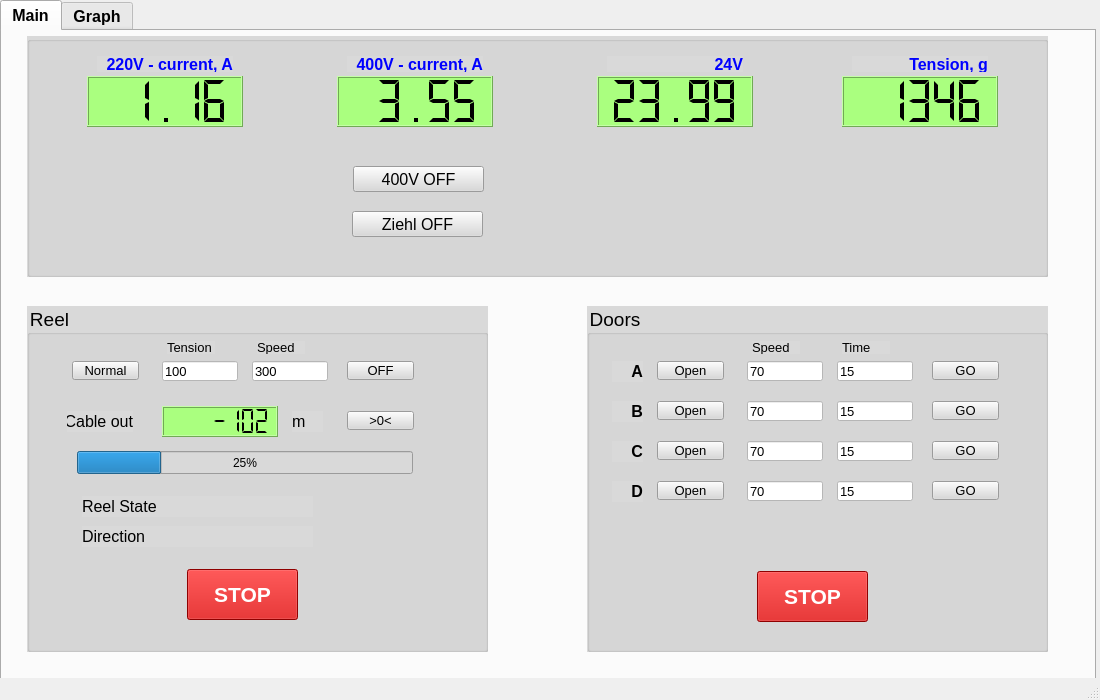
<?xml version="1.0" encoding="UTF-8"?>
<ui version="4.0">
 <class>MainWindow</class>
 <widget class="QMainWindow" name="MainWindow">
  <property name="geometry">
   <rect>
    <x>0</x>
    <y>0</y>
    <width>1100</width>
    <height>700</height>
   </rect>
  </property>
  <property name="font">
   <font>
    <family>MS Shell Dlg 2</family>
   </font>
  </property>
  <property name="windowTitle">
   <string>QuadPole</string>
  </property>
  <property name="locale">
   <locale language="English" country="UnitedStates"/>
  </property>
  <widget class="QWidget" name="centralwidget">
   <widget class="QTabWidget" name="tabWidget">
    <property name="geometry">
     <rect>
      <x>0</x>
      <y>0</y>
      <width>1096</width>
      <height>681</height>
     </rect>
    </property>
    <property name="font">
     <font>
      <family>MS Shell Dlg 2</family>
      <pointsize>12</pointsize>
      <weight>75</weight>
      <bold>true</bold>
     </font>
    </property>
    <property name="locale">
     <locale language="English" country="UnitedStates"/>
    </property>
    <property name="currentIndex">
     <number>0</number>
    </property>
    <widget class="QWidget" name="tab_main">
     <attribute name="title">
      <string>Main</string>
     </attribute>
     <widget class="QGroupBox" name="groupBox">
      <property name="geometry">
       <rect>
        <x>25</x>
        <y>5</y>
        <width>1021</width>
        <height>241</height>
       </rect>
      </property>
      <property name="styleSheet">
       <string notr="true">background-color: rgb(217, 217, 217);</string>
      </property>
      <property name="title">
       <string/>
      </property>
      <widget class="QLCDNumber" name="lcd_220V_i">
       <property name="geometry">
        <rect>
         <x>60</x>
         <y>40</y>
         <width>156</width>
         <height>51</height>
        </rect>
       </property>
       <property name="styleSheet">
        <string notr="true">background-color: rgb(170, 255, 127);</string>
       </property>
       <property name="segmentStyle">
        <enum>QLCDNumber::Flat</enum>
       </property>
       <property name="value" stdset="0">
        <double>1.160000000000000</double>
       </property>
      </widget>
      <widget class="QLCDNumber" name="lcd_400V_i">
       <property name="geometry">
        <rect>
         <x>310</x>
         <y>40</y>
         <width>156</width>
         <height>51</height>
        </rect>
       </property>
       <property name="styleSheet">
        <string notr="true">background-color: rgb(170, 255, 127);</string>
       </property>
       <property name="segmentStyle">
        <enum>QLCDNumber::Flat</enum>
       </property>
       <property name="value" stdset="0">
        <double>3.550000000000000</double>
       </property>
      </widget>
      <widget class="QLCDNumber" name="lcd_24V">
       <property name="geometry">
        <rect>
         <x>570</x>
         <y>40</y>
         <width>156</width>
         <height>51</height>
        </rect>
       </property>
       <property name="styleSheet">
        <string notr="true">background-color: rgb(170, 255, 127);</string>
       </property>
       <property name="segmentStyle">
        <enum>QLCDNumber::Flat</enum>
       </property>
       <property name="value" stdset="0">
        <double>23.989999999999998</double>
       </property>
      </widget>
      <widget class="QLCDNumber" name="lcd_tension">
       <property name="geometry">
        <rect>
         <x>815</x>
         <y>40</y>
         <width>156</width>
         <height>51</height>
        </rect>
       </property>
       <property name="styleSheet">
        <string notr="true">background-color: rgb(170, 255, 127);</string>
       </property>
       <property name="segmentStyle">
        <enum>QLCDNumber::Flat</enum>
       </property>
       <property name="value" stdset="0">
        <double>1346.000000000000000</double>
       </property>
       <property name="intValue" stdset="0">
        <number>1346</number>
       </property>
      </widget>
      <widget class="QPushButton" name="button_400V_onoff">
       <property name="geometry">
        <rect>
         <x>326</x>
         <y>130</y>
         <width>131</width>
         <height>26</height>
        </rect>
       </property>
       <property name="font">
        <font>
         <pointsize>12</pointsize>
        </font>
       </property>
       <property name="text">
        <string>400V OFF</string>
       </property>
      </widget>
      <widget class="QPushButton" name="button_Ziehl_onoff">
       <property name="geometry">
        <rect>
         <x>325</x>
         <y>175</y>
         <width>131</width>
         <height>26</height>
        </rect>
       </property>
       <property name="font">
        <font>
         <pointsize>12</pointsize>
        </font>
       </property>
       <property name="text">
        <string>Ziehl OFF</string>
       </property>
      </widget>
      <widget class="QLabel" name="label">
       <property name="geometry">
        <rect>
         <x>70</x>
         <y>20</y>
         <width>136</width>
         <height>16</height>
        </rect>
       </property>
       <property name="font">
        <font>
         <pointsize>12</pointsize>
         <weight>75</weight>
         <bold>true</bold>
        </font>
       </property>
       <property name="styleSheet">
        <string notr="true">color: rgb(0, 0, 255);</string>
       </property>
       <property name="text">
        <string>220V - current, A</string>
       </property>
       <property name="alignment">
        <set>Qt::AlignRight|Qt::AlignTrailing|Qt::AlignVCenter</set>
       </property>
      </widget>
      <widget class="QLabel" name="label_2">
       <property name="geometry">
        <rect>
         <x>320</x>
         <y>20</y>
         <width>136</width>
         <height>16</height>
        </rect>
       </property>
       <property name="font">
        <font>
         <pointsize>12</pointsize>
         <weight>75</weight>
         <bold>true</bold>
        </font>
       </property>
       <property name="styleSheet">
        <string notr="true">color: rgb(0, 0, 255);</string>
       </property>
       <property name="text">
        <string>400V - current, A</string>
       </property>
       <property name="alignment">
        <set>Qt::AlignRight|Qt::AlignTrailing|Qt::AlignVCenter</set>
       </property>
      </widget>
      <widget class="QLabel" name="label_3">
       <property name="geometry">
        <rect>
         <x>580</x>
         <y>20</y>
         <width>136</width>
         <height>16</height>
        </rect>
       </property>
       <property name="font">
        <font>
         <pointsize>12</pointsize>
         <weight>75</weight>
         <bold>true</bold>
        </font>
       </property>
       <property name="styleSheet">
        <string notr="true">color: rgb(0, 0, 255);</string>
       </property>
       <property name="text">
        <string>24V</string>
       </property>
       <property name="alignment">
        <set>Qt::AlignRight|Qt::AlignTrailing|Qt::AlignVCenter</set>
       </property>
      </widget>
      <widget class="QLabel" name="label_4">
       <property name="geometry">
        <rect>
         <x>825</x>
         <y>20</y>
         <width>136</width>
         <height>16</height>
        </rect>
       </property>
       <property name="font">
        <font>
         <pointsize>12</pointsize>
         <weight>75</weight>
         <bold>true</bold>
        </font>
       </property>
       <property name="styleSheet">
        <string notr="true">color: rgb(0, 0, 255);</string>
       </property>
       <property name="text">
        <string>Tension, g</string>
       </property>
       <property name="alignment">
        <set>Qt::AlignRight|Qt::AlignTrailing|Qt::AlignVCenter</set>
       </property>
      </widget>
     </widget>
     <widget class="QGroupBox" name="groupBox_2">
      <property name="geometry">
       <rect>
        <x>25</x>
        <y>275</y>
        <width>461</width>
        <height>346</height>
       </rect>
      </property>
      <property name="font">
       <font>
        <pointsize>14</pointsize>
       </font>
      </property>
      <property name="styleSheet">
       <string notr="true">background-color: rgb(217, 217, 217);</string>
      </property>
      <property name="title">
       <string>Reel</string>
      </property>
      <widget class="QPushButton" name="button_reel_en">
       <property name="geometry">
        <rect>
         <x>45</x>
         <y>55</y>
         <width>67</width>
         <height>19</height>
        </rect>
       </property>
       <property name="font">
        <font>
         <pointsize>10</pointsize>
        </font>
       </property>
       <property name="text">
        <string>Normal</string>
       </property>
      </widget>
      <widget class="QLineEdit" name="line_tension">
       <property name="geometry">
        <rect>
         <x>135</x>
         <y>55</y>
         <width>76</width>
         <height>20</height>
        </rect>
       </property>
       <property name="font">
        <font>
         <pointsize>10</pointsize>
        </font>
       </property>
       <property name="styleSheet">
        <string notr="true">background-color: rgb(255, 255, 255);</string>
       </property>
       <property name="text">
        <string>100</string>
       </property>
      </widget>
      <widget class="QLineEdit" name="line_speed_reel">
       <property name="geometry">
        <rect>
         <x>225</x>
         <y>55</y>
         <width>76</width>
         <height>20</height>
        </rect>
       </property>
       <property name="font">
        <font>
         <pointsize>10</pointsize>
        </font>
       </property>
       <property name="styleSheet">
        <string notr="true">background-color: rgb(255, 255, 255);</string>
       </property>
       <property name="text">
        <string>300</string>
       </property>
      </widget>
      <widget class="QPushButton" name="button_reelOff">
       <property name="geometry">
        <rect>
         <x>320</x>
         <y>55</y>
         <width>67</width>
         <height>19</height>
        </rect>
       </property>
       <property name="font">
        <font>
         <pointsize>10</pointsize>
        </font>
       </property>
       <property name="text">
        <string>OFF</string>
       </property>
      </widget>
      <widget class="QLCDNumber" name="lcd_cableOut">
       <property name="geometry">
        <rect>
         <x>135</x>
         <y>100</y>
         <width>116</width>
         <height>31</height>
        </rect>
       </property>
       <property name="styleSheet">
        <string notr="true">background-color: rgb(170, 255, 127);</string>
       </property>
       <property name="digitCount">
        <number>7</number>
       </property>
       <property name="segmentStyle">
        <enum>QLCDNumber::Flat</enum>
       </property>
       <property name="value" stdset="0">
        <double>-102.349999999999994</double>
       </property>
       <property name="intValue" stdset="0">
        <number>-102</number>
       </property>
      </widget>
      <widget class="QLabel" name="label_5">
       <property name="geometry">
        <rect>
         <x>40</x>
         <y>105</y>
         <width>66</width>
         <height>21</height>
        </rect>
       </property>
       <property name="font">
        <font>
         <pointsize>12</pointsize>
        </font>
       </property>
       <property name="text">
        <string>Cable out</string>
       </property>
       <property name="alignment">
        <set>Qt::AlignRight|Qt::AlignTrailing|Qt::AlignVCenter</set>
       </property>
      </widget>
      <widget class="QLabel" name="label_6">
       <property name="geometry">
        <rect>
         <x>265</x>
         <y>105</y>
         <width>31</width>
         <height>21</height>
        </rect>
       </property>
       <property name="font">
        <font>
         <pointsize>12</pointsize>
        </font>
       </property>
       <property name="text">
        <string>m</string>
       </property>
       <property name="alignment">
        <set>Qt::AlignLeading|Qt::AlignLeft|Qt::AlignVCenter</set>
       </property>
      </widget>
      <widget class="QPushButton" name="button_reel_calib">
       <property name="geometry">
        <rect>
         <x>320</x>
         <y>105</y>
         <width>67</width>
         <height>19</height>
        </rect>
       </property>
       <property name="font">
        <font>
         <pointsize>10</pointsize>
        </font>
       </property>
       <property name="text">
        <string>&gt;0&lt;</string>
       </property>
      </widget>
      <widget class="QProgressBar" name="progressBar">
       <property name="geometry">
        <rect>
         <x>50</x>
         <y>145</y>
         <width>336</width>
         <height>23</height>
        </rect>
       </property>
       <property name="value">
        <number>25</number>
       </property>
       <property name="alignment">
        <set>Qt::AlignCenter</set>
       </property>
       <property name="textVisible">
        <bool>true</bool>
       </property>
      </widget>
      <widget class="QLabel" name="label_reelState">
       <property name="geometry">
        <rect>
         <x>55</x>
         <y>190</y>
         <width>231</width>
         <height>21</height>
        </rect>
       </property>
       <property name="font">
        <font>
         <pointsize>12</pointsize>
        </font>
       </property>
       <property name="text">
        <string>Reel State</string>
       </property>
       <property name="alignment">
        <set>Qt::AlignLeading|Qt::AlignLeft|Qt::AlignVCenter</set>
       </property>
      </widget>
      <widget class="QLabel" name="label_cableDir">
       <property name="geometry">
        <rect>
         <x>55</x>
         <y>220</y>
         <width>231</width>
         <height>21</height>
        </rect>
       </property>
       <property name="font">
        <font>
         <pointsize>12</pointsize>
        </font>
       </property>
       <property name="text">
        <string>Direction</string>
       </property>
       <property name="alignment">
        <set>Qt::AlignLeading|Qt::AlignLeft|Qt::AlignVCenter</set>
       </property>
      </widget>
      <widget class="QPushButton" name="button_reelPanic">
       <property name="geometry">
        <rect>
         <x>160</x>
         <y>263</y>
         <width>111</width>
         <height>51</height>
        </rect>
       </property>
       <property name="font">
        <font>
         <pointsize>16</pointsize>
         <weight>75</weight>
         <bold>true</bold>
        </font>
       </property>
       <property name="styleSheet">
        <string notr="true">color: rgb(255, 255, 255);
background-color: rgb(200, 0, 0);</string>
       </property>
       <property name="text">
        <string>STOP</string>
       </property>
      </widget>
      <widget class="QLabel" name="label_7">
       <property name="geometry">
        <rect>
         <x>140</x>
         <y>35</y>
         <width>48</width>
         <height>13</height>
        </rect>
       </property>
       <property name="font">
        <font>
         <pointsize>10</pointsize>
        </font>
       </property>
       <property name="text">
        <string>Tension</string>
       </property>
      </widget>
      <widget class="QLabel" name="label_8">
       <property name="geometry">
        <rect>
         <x>230</x>
         <y>35</y>
         <width>48</width>
         <height>13</height>
        </rect>
       </property>
       <property name="font">
        <font>
         <pointsize>10</pointsize>
        </font>
       </property>
       <property name="text">
        <string>Speed</string>
       </property>
      </widget>
     </widget>
     <widget class="QGroupBox" name="groupBox_3">
      <property name="geometry">
       <rect>
        <x>585</x>
        <y>275</y>
        <width>461</width>
        <height>346</height>
       </rect>
      </property>
      <property name="font">
       <font>
        <pointsize>14</pointsize>
       </font>
      </property>
      <property name="styleSheet">
       <string notr="true">background-color: rgb(217, 217, 217);</string>
      </property>
      <property name="title">
       <string>Doors</string>
      </property>
      <widget class="QPushButton" name="button_a">
       <property name="geometry">
        <rect>
         <x>70</x>
         <y>55</y>
         <width>67</width>
         <height>19</height>
        </rect>
       </property>
       <property name="font">
        <font>
         <pointsize>10</pointsize>
        </font>
       </property>
       <property name="text">
        <string>Open</string>
       </property>
      </widget>
      <widget class="QLineEdit" name="line_timeA">
       <property name="geometry">
        <rect>
         <x>250</x>
         <y>55</y>
         <width>76</width>
         <height>20</height>
        </rect>
       </property>
       <property name="font">
        <font>
         <pointsize>10</pointsize>
        </font>
       </property>
       <property name="styleSheet">
        <string notr="true">background-color: rgb(255, 255, 255);</string>
       </property>
       <property name="text">
        <string>15</string>
       </property>
      </widget>
      <widget class="QPushButton" name="button_a_go">
       <property name="geometry">
        <rect>
         <x>345</x>
         <y>55</y>
         <width>67</width>
         <height>19</height>
        </rect>
       </property>
       <property name="font">
        <font>
         <pointsize>10</pointsize>
        </font>
       </property>
       <property name="text">
        <string>GO</string>
       </property>
      </widget>
      <widget class="QLabel" name="label_9">
       <property name="geometry">
        <rect>
         <x>165</x>
         <y>35</y>
         <width>48</width>
         <height>13</height>
        </rect>
       </property>
       <property name="font">
        <font>
         <pointsize>10</pointsize>
        </font>
       </property>
       <property name="text">
        <string>Speed</string>
       </property>
      </widget>
      <widget class="QLineEdit" name="line_speed_a">
       <property name="geometry">
        <rect>
         <x>160</x>
         <y>55</y>
         <width>76</width>
         <height>20</height>
        </rect>
       </property>
       <property name="font">
        <font>
         <pointsize>10</pointsize>
        </font>
       </property>
       <property name="styleSheet">
        <string notr="true">background-color: rgb(255, 255, 255);</string>
       </property>
       <property name="text">
        <string>70</string>
       </property>
      </widget>
      <widget class="QLabel" name="label_10">
       <property name="geometry">
        <rect>
         <x>255</x>
         <y>35</y>
         <width>48</width>
         <height>13</height>
        </rect>
       </property>
       <property name="font">
        <font>
         <pointsize>10</pointsize>
        </font>
       </property>
       <property name="text">
        <string>Time</string>
       </property>
      </widget>
      <widget class="QLineEdit" name="line_timeC_2">
       <property name="geometry">
        <rect>
         <x>250</x>
         <y>95</y>
         <width>76</width>
         <height>20</height>
        </rect>
       </property>
       <property name="font">
        <font>
         <pointsize>10</pointsize>
        </font>
       </property>
       <property name="styleSheet">
        <string notr="true">background-color: rgb(255, 255, 255);</string>
       </property>
       <property name="text">
        <string>15</string>
       </property>
      </widget>
      <widget class="QPushButton" name="button_b">
       <property name="geometry">
        <rect>
         <x>70</x>
         <y>95</y>
         <width>67</width>
         <height>19</height>
        </rect>
       </property>
       <property name="font">
        <font>
         <pointsize>10</pointsize>
        </font>
       </property>
       <property name="text">
        <string>Open</string>
       </property>
      </widget>
      <widget class="QPushButton" name="button_b_go">
       <property name="geometry">
        <rect>
         <x>345</x>
         <y>95</y>
         <width>67</width>
         <height>19</height>
        </rect>
       </property>
       <property name="font">
        <font>
         <pointsize>10</pointsize>
        </font>
       </property>
       <property name="text">
        <string>GO</string>
       </property>
      </widget>
      <widget class="QLineEdit" name="line_speed_b">
       <property name="geometry">
        <rect>
         <x>160</x>
         <y>95</y>
         <width>76</width>
         <height>20</height>
        </rect>
       </property>
       <property name="font">
        <font>
         <pointsize>10</pointsize>
        </font>
       </property>
       <property name="styleSheet">
        <string notr="true">background-color: rgb(255, 255, 255);</string>
       </property>
       <property name="text">
        <string>70</string>
       </property>
      </widget>
      <widget class="QLineEdit" name="line_timeC">
       <property name="geometry">
        <rect>
         <x>250</x>
         <y>135</y>
         <width>76</width>
         <height>20</height>
        </rect>
       </property>
       <property name="font">
        <font>
         <pointsize>10</pointsize>
        </font>
       </property>
       <property name="styleSheet">
        <string notr="true">background-color: rgb(255, 255, 255);</string>
       </property>
       <property name="text">
        <string>15</string>
       </property>
      </widget>
      <widget class="QPushButton" name="button_c">
       <property name="geometry">
        <rect>
         <x>70</x>
         <y>135</y>
         <width>67</width>
         <height>19</height>
        </rect>
       </property>
       <property name="font">
        <font>
         <pointsize>10</pointsize>
        </font>
       </property>
       <property name="text">
        <string>Open</string>
       </property>
      </widget>
      <widget class="QPushButton" name="button_c_go">
       <property name="geometry">
        <rect>
         <x>345</x>
         <y>135</y>
         <width>67</width>
         <height>19</height>
        </rect>
       </property>
       <property name="font">
        <font>
         <pointsize>10</pointsize>
        </font>
       </property>
       <property name="text">
        <string>GO</string>
       </property>
      </widget>
      <widget class="QLineEdit" name="line_speed_c">
       <property name="geometry">
        <rect>
         <x>160</x>
         <y>135</y>
         <width>76</width>
         <height>20</height>
        </rect>
       </property>
       <property name="font">
        <font>
         <pointsize>10</pointsize>
        </font>
       </property>
       <property name="styleSheet">
        <string notr="true">background-color: rgb(255, 255, 255);</string>
       </property>
       <property name="text">
        <string>70</string>
       </property>
      </widget>
      <widget class="QLineEdit" name="line_timeD">
       <property name="geometry">
        <rect>
         <x>250</x>
         <y>175</y>
         <width>76</width>
         <height>20</height>
        </rect>
       </property>
       <property name="font">
        <font>
         <pointsize>10</pointsize>
        </font>
       </property>
       <property name="styleSheet">
        <string notr="true">background-color: rgb(255, 255, 255);</string>
       </property>
       <property name="text">
        <string>15</string>
       </property>
      </widget>
      <widget class="QPushButton" name="button_d">
       <property name="geometry">
        <rect>
         <x>70</x>
         <y>175</y>
         <width>67</width>
         <height>19</height>
        </rect>
       </property>
       <property name="font">
        <font>
         <pointsize>10</pointsize>
        </font>
       </property>
       <property name="text">
        <string>Open</string>
       </property>
      </widget>
      <widget class="QPushButton" name="button_d_go">
       <property name="geometry">
        <rect>
         <x>345</x>
         <y>175</y>
         <width>67</width>
         <height>19</height>
        </rect>
       </property>
       <property name="font">
        <font>
         <pointsize>10</pointsize>
        </font>
       </property>
       <property name="text">
        <string>GO</string>
       </property>
      </widget>
      <widget class="QLineEdit" name="line_speed_d">
       <property name="geometry">
        <rect>
         <x>160</x>
         <y>175</y>
         <width>76</width>
         <height>20</height>
        </rect>
       </property>
       <property name="font">
        <font>
         <pointsize>10</pointsize>
        </font>
       </property>
       <property name="styleSheet">
        <string notr="true">background-color: rgb(255, 255, 255);</string>
       </property>
       <property name="text">
        <string>70</string>
       </property>
      </widget>
      <widget class="QPushButton" name="button_reelPanic_2">
       <property name="geometry">
        <rect>
         <x>170</x>
         <y>265</y>
         <width>111</width>
         <height>51</height>
        </rect>
       </property>
       <property name="font">
        <font>
         <pointsize>16</pointsize>
         <weight>75</weight>
         <bold>true</bold>
        </font>
       </property>
       <property name="styleSheet">
        <string notr="true">color: rgb(255, 255, 255);
background-color: rgb(200, 0, 0);</string>
       </property>
       <property name="text">
        <string>STOP</string>
       </property>
      </widget>
      <widget class="QLabel" name="label_11">
       <property name="geometry">
        <rect>
         <x>25</x>
         <y>55</y>
         <width>31</width>
         <height>21</height>
        </rect>
       </property>
       <property name="font">
        <font>
         <pointsize>12</pointsize>
         <weight>75</weight>
         <bold>true</bold>
        </font>
       </property>
       <property name="text">
        <string>A</string>
       </property>
       <property name="alignment">
        <set>Qt::AlignRight|Qt::AlignTrailing|Qt::AlignVCenter</set>
       </property>
      </widget>
      <widget class="QLabel" name="label_12">
       <property name="geometry">
        <rect>
         <x>25</x>
         <y>95</y>
         <width>31</width>
         <height>21</height>
        </rect>
       </property>
       <property name="font">
        <font>
         <pointsize>12</pointsize>
         <weight>75</weight>
         <bold>true</bold>
        </font>
       </property>
       <property name="text">
        <string>B</string>
       </property>
       <property name="alignment">
        <set>Qt::AlignRight|Qt::AlignTrailing|Qt::AlignVCenter</set>
       </property>
      </widget>
      <widget class="QLabel" name="label_13">
       <property name="geometry">
        <rect>
         <x>25</x>
         <y>135</y>
         <width>31</width>
         <height>21</height>
        </rect>
       </property>
       <property name="font">
        <font>
         <pointsize>12</pointsize>
         <weight>75</weight>
         <bold>true</bold>
        </font>
       </property>
       <property name="text">
        <string>C</string>
       </property>
       <property name="alignment">
        <set>Qt::AlignRight|Qt::AlignTrailing|Qt::AlignVCenter</set>
       </property>
      </widget>
      <widget class="QLabel" name="label_14">
       <property name="geometry">
        <rect>
         <x>25</x>
         <y>175</y>
         <width>31</width>
         <height>21</height>
        </rect>
       </property>
       <property name="font">
        <font>
         <pointsize>12</pointsize>
         <weight>75</weight>
         <bold>true</bold>
        </font>
       </property>
       <property name="text">
        <string>D</string>
       </property>
       <property name="alignment">
        <set>Qt::AlignRight|Qt::AlignTrailing|Qt::AlignVCenter</set>
       </property>
      </widget>
     </widget>
    </widget>
    <widget class="QWidget" name="tab_graph">
     <property name="styleSheet">
      <string notr="true">background-color: rgb(217, 217, 217);</string>
     </property>
     <attribute name="title">
      <string>Graph</string>
     </attribute>
     <widget class="PlotWidget" name="graphicsView">
      <property name="geometry">
       <rect>
        <x>15</x>
        <y>10</y>
        <width>1061</width>
        <height>316</height>
       </rect>
      </property>
      <property name="styleSheet">
       <string notr="true">background-color: rgb(255, 255, 255);</string>
      </property>
     </widget>
     <widget class="PlotWidget" name="graphicsView_2">
      <property name="geometry">
       <rect>
        <x>15</x>
        <y>330</y>
        <width>1061</width>
        <height>316</height>
       </rect>
      </property>
      <property name="styleSheet">
       <string notr="true">background-color: rgb(255, 255, 255);</string>
      </property>
     </widget>
    </widget>
   </widget>
  </widget>
  <widget class="QStatusBar" name="statusbar"/>
 </widget>
 <customwidgets>
  <customwidget>
   <class>PlotWidget</class>
   <extends>QGraphicsView</extends>
   <header location="global">pyqtgraph</header>
  </customwidget>
 </customwidgets>
 <resources/>
 <connections/>
</ui>
